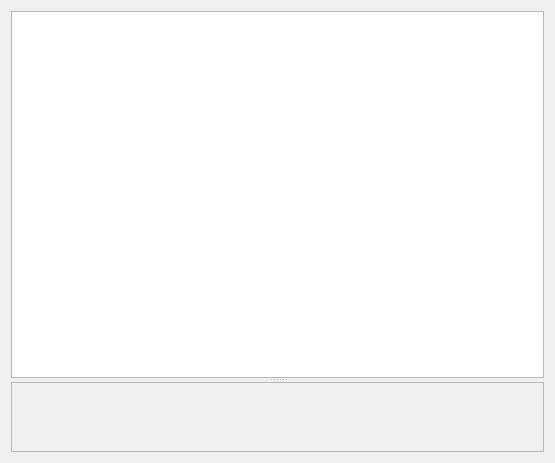
<?xml version="1.0" encoding="UTF-8"?>
<ui version="4.0">
 <class>FileBlameDialog</class>
 <widget class="QDialog" name="FileBlameDialog">
  <property name="geometry">
   <rect>
    <x>0</x>
    <y>0</y>
    <width>555</width>
    <height>463</height>
   </rect>
  </property>
  <property name="windowTitle">
   <string>Dialog</string>
  </property>
  <layout class="QVBoxLayout" name="verticalLayout">
   <item>
    <widget class="QSplitter" name="splitter">
     <property name="orientation">
      <enum>Qt::Vertical</enum>
     </property>
     <widget class="BlameCodeView" name="plainTextEdit"/>
     <widget class="QScrollArea" name="scrollArea">
      <property name="widgetResizable">
       <bool>true</bool>
      </property>
      <widget class="QWidget" name="scrollAreaWidgetContents">
       <property name="geometry">
        <rect>
         <x>0</x>
         <y>0</y>
         <width>535</width>
         <height>68</height>
        </rect>
       </property>
       <layout class="QVBoxLayout" name="verticalLayout_2">
        <property name="leftMargin">
         <number>0</number>
        </property>
        <property name="topMargin">
         <number>0</number>
        </property>
        <property name="rightMargin">
         <number>0</number>
        </property>
        <property name="bottomMargin">
         <number>0</number>
        </property>
        <item>
         <widget class="CommitDetails" name="widgetCommitDetails" native="true"/>
        </item>
       </layout>
      </widget>
     </widget>
    </widget>
   </item>
  </layout>
 </widget>
 <customwidgets>
  <customwidget>
   <class>CommitDetails</class>
   <extends>QWidget</extends>
   <header location="global">widgets/commitdetails.h</header>
   <container>1</container>
  </customwidget>
  <customwidget>
   <class>BlameCodeView</class>
   <extends>QPlainTextEdit</extends>
   <header>widgets/blamecodeview.h</header>
  </customwidget>
 </customwidgets>
 <resources/>
 <connections/>
</ui>
